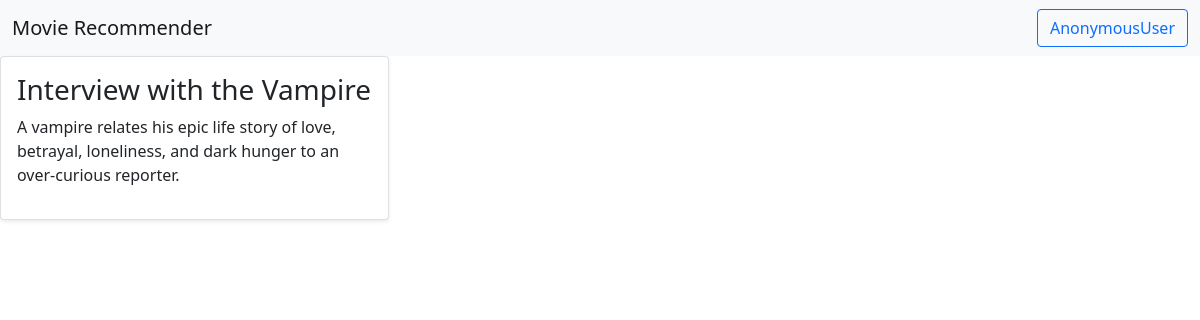
The app's page /movie/628/, older data.
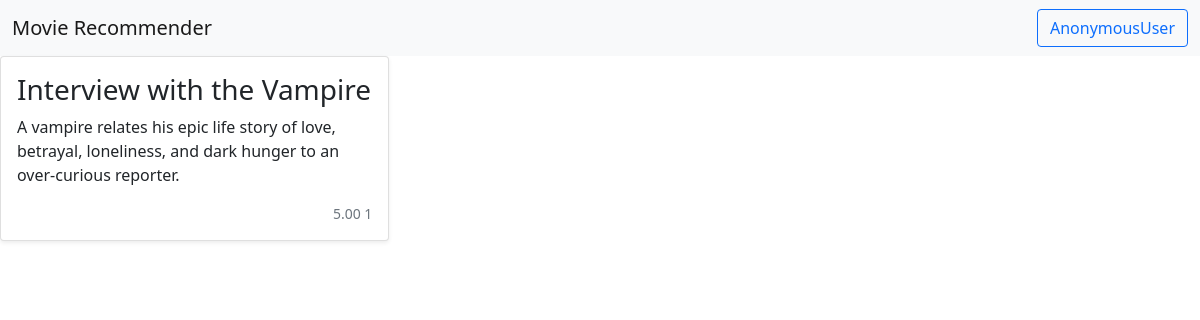
The same page, newer data.
### movies/models.py (models this page shows, shortened)
class Movie(models.Model):
    title = models.CharField(max_length=100)
    overview = models.TextField()
    release_date = models.DateField(auto_now=False, auto_now_add=False, blank=True, null=True)
    timestamp = models.DateTimeField(auto_now_add=True)
    rating = GenericRelation(Rating)
    rating_last_updated = models.DateField(auto_now=False, auto_now_add=False, blank=True, null=True)
    rating_avg = models.DecimalField(blank=True, null=True, max_digits=5, decimal_places=2)
    rating_count = models.IntegerField(blank=True, null=True)
    objects = MovieManager()
    def get_absolute_url(self):
        return reverse("movies:movie_detail", kwargs={"pk": self.pk})

### movies/views.py (the view)
class MovieDetailView(generic.DetailView):
    template_name = "movies/movie_detail.html"
    queryset = Movie.objects.all()
    def get_context_data(self, *args, **kwargs):
        context = super().get_context_data(*args, **kwargs)
        request = self.request
        user = request.user
        if user.is_authenticated:
            object = context["object"]
            object_ids = [object.id]
            my_ratings = user.rating_set.movies().as_object_dict(object_ids=object_ids)
            context["my_ratings"] = my_ratings
        return context

### ratings/context_processors.py (called while the page is built)
def ratings_choice(request):
    return {"ratings_choice": RatingChoice.values}

### templates/movies/movie_detail.html (shortened to what this page needs)
{% extends 'base.html' %}
{% block body %}
<div class="row row-cols-1 row-cols-sm-2 row-cols-md-3 g-3">
    <div class="col">
        <div class="card shadow-sm">
            <div class="card-body">
                <h3>{{ object.title }}</h3>
                <p class="card-text">{{ object.overview }}</p>
                <div class="d-flex justify-content-between align-items-center">
                    {% if object.rating_avg is not None %}
                    <small class="text-muted">{{ object.rating_avg }} {{ object.rating_count }}</small>
                    {% endif %}
                </div>
            </div>
        </div>
    </div>
</div>
{% endblock body %}

Row changes from the older to the newer data that the page shows:
changed Movie "Interview with the Vampire": rating_avg (not shown) → "5.00"; rating_count (not shown) → "1"
